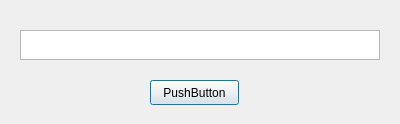
<?xml version="1.0" encoding="UTF-8"?>
<ui version="4.0">
 <class>GetDialog</class>
 <widget class="QDialog" name="GetDialog">
  <property name="geometry">
   <rect>
    <x>0</x>
    <y>0</y>
    <width>400</width>
    <height>124</height>
   </rect>
  </property>
  <property name="windowTitle">
   <string>GetDialog</string>
  </property>
  <widget class="QTextEdit" name="textEdit">
   <property name="geometry">
    <rect>
     <x>20</x>
     <y>30</y>
     <width>360</width>
     <height>30</height>
    </rect>
   </property>
  </widget>
  <widget class="QPushButton" name="pushButton">
   <property name="geometry">
    <rect>
     <x>150</x>
     <y>80</y>
     <width>89</width>
     <height>25</height>
    </rect>
   </property>
   <property name="text">
    <string>PushButton</string>
   </property>
  </widget>
 </widget>
 <resources/>
 <connections>
  <connection>
   <sender>pushButton</sender>
   <signal>clicked()</signal>
   <receiver>GetDialog</receiver>
   <slot>close()</slot>
   <hints>
    <hint type="sourcelabel">
     <x>207</x>
     <y>133</y>
    </hint>
    <hint type="destinationlabel">
     <x>305</x>
     <y>120</y>
    </hint>
   </hints>
  </connection>
 </connections>
</ui>
